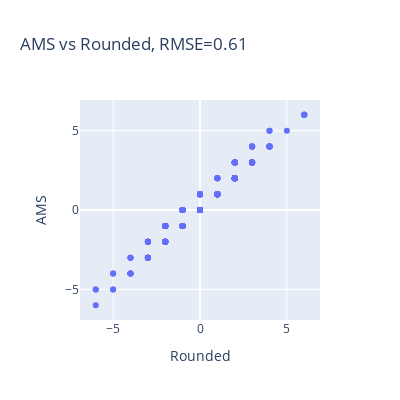

Notebook source saved alongside this figure:
### Code cell
rmse = np.sqrt(np.mean((ams.flatten() - wx_rounded.flatten())**2))
px.scatter(x=wx_rounded.flatten(),y=ams.flatten(),labels={'x':'Rounded','y':'AMS'}, width=400, height=400, title=f'AMS vs Rounded, RMSE={rmse:.2f}')

### Figure 1 — Plotly figure (JSON) as saved in the notebook; plotly's stock layout.template omitted (floating-point values rounded to 4 significant figures; data arrays with more than 128 entries replaced by an {"elided": "..."} marker saying what was removed)
{"data": [{"hovertemplate": "Rounded=%{x}<br>AMS=%{y}<extra></extra>", "legendgroup": "", "marker": {"color": "#636efa", "symbol": "circle"}, "mode": "markers", "name": "", "orientation": "v", "showlegend": false, "type": "scatter", "x": {"elided": "320 int values"}, "xaxis": "x", "y": {"elided": "320 int values"}, "yaxis": "y"}], "layout": {"height": 400, "legend": {"tracegroupgap": 0}, "title": {"text": "AMS vs Rounded, RMSE=0.61"}, "width": 400, "xaxis": {"anchor": "y", "domain": [0, 1], "title": {"text": "Rounded"}}, "yaxis": {"anchor": "x", "domain": [0, 1], "title": {"text": "AMS"}}}}
